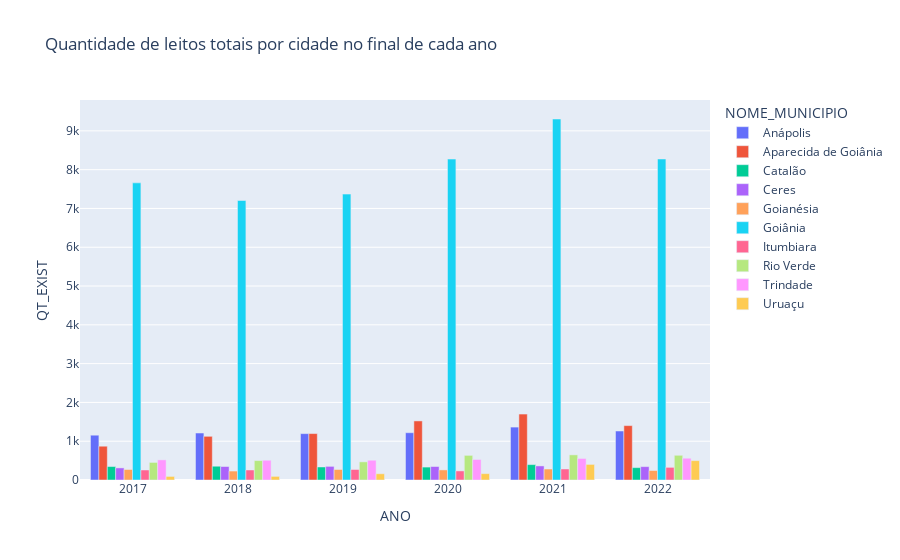

Source (notebook cell):
### Code cell
px.bar(leitos_por_cidade_fim_ano, x="ANO", y="QT_EXIST", color="NOME_MUNICIPIO", title="Quantidade de leitos totais por cidade no final de cada ano", barmode="group")

### Figure 1 — Plotly figure (JSON) as saved in the notebook; plotly's stock layout.template omitted (floating-point values rounded to 4 significant figures)
{"data": [{"alignmentgroup": "True", "hovertemplate": "NOME_MUNICIPIO=Anápolis<br>ANO=%{x}<br>QT_EXIST=%{y}<extra></extra>", "legendgroup": "Anápolis", "marker": {"color": "#636efa", "pattern": {"shape": ""}}, "name": "Anápolis", "offsetgroup": "Anápolis", "orientation": "v", "showlegend": true, "textposition": "auto", "type": "bar", "x": ["2017", "2018", "2019", "2020", "2021", "2022"], "xaxis": "x", "y": [1155, 1211, 1195, 1219, 1364, 1263], "yaxis": "y"}, {"alignmentgroup": "True", "hovertemplate": "NOME_MUNICIPIO=Aparecida de Goiânia<br>ANO=%{x}<br>QT_EXIST=%{y}<extra></extra>", "legendgroup": "Aparecida de Goiânia", "marker": {"color": "#EF553B", "pattern": {"shape": ""}}, "name": "Aparecida de Goiânia", "offsetgroup": "Aparecida de Goiânia", "orientation": "v", "showlegend": true, "textposition": "auto", "type": "bar", "x": ["2017", "2018", "2019", "2020", "2021", "2022"], "xaxis": "x", "y": [871, 1126, 1197, 1523, 1700, 1402], "yaxis": "y"}, {"alignmentgroup": "True", "hovertemplate": "NOME_MUNICIPIO=Catalão<br>ANO=%{x}<br>QT_EXIST=%{y}<extra></extra>", "legendgroup": "Catalão", "marker": {"color": "#00cc96", "pattern": {"shape": ""}}, "name": "Catalão", "offsetgroup": "Catalão", "orientation": "v", "showlegend": true, "textposition": "auto", "type": "bar", "x": ["2017", "2018", "2019", "2020", "2021", "2022"], "xaxis": "x", "y": [347, 355, 336, 333, 397, 319], "yaxis": "y"}, {"alignmentgroup": "True", "hovertemplate": "NOME_MUNICIPIO=Ceres<br>ANO=%{x}<br>QT_EXIST=%{y}<extra></extra>", "legendgroup": "Ceres", "marker": {"color": "#ab63fa", "pattern": {"shape": ""}}, "name": "Ceres", "offsetgroup": "Ceres", "orientation": "v", "showlegend": true, "textposition": "auto", "type": "bar", "x": ["2017", "2018", "2019", "2020", "2021", "2022"], "xaxis": "x", "y": [312, 348, 352, 348, 363, 345], "yaxis": "y"}, {"alignmentgroup": "True", "hovertemplate": "NOME_MUNICIPIO=Goianésia<br>ANO=%{x}<br>QT_EXIST=%{y}<extra></extra>", "legendgroup": "Goianésia", "marker": {"color": "#FFA15A", "pattern": {"shape": ""}}, "name": "Goianésia", "offsetgroup": "Goianésia", "orientation": "v", "showlegend": true, "textposition": "auto", "type": "bar", "x": ["2017", "2018", "2019", "2020", "2021", "2022"], "xaxis": "x", "y": [271, 231, 271, 260, 283, 244], "yaxis": "y"}, {"alignmentgroup": "True", "hovertemplate": "NOME_MUNICIPIO=Goiânia<br>ANO=%{x}<br>QT_EXIST=%{y}<extra></extra>", "legendgroup": "Goiânia", "marker": {"color": "#19d3f3", "pattern": {"shape": ""}}, "name": "Goiânia", "offsetgroup": "Goiânia", "orientation": "v", "showlegend": true, "textposition": "auto", "type": "bar", "x": ["2017", "2018", "2019", "2020", "2021", "2022"], "xaxis": "x", "y": [7660, 7205, 7370, 8273, 9306, 8275], "yaxis": "y"}, {"alignmentgroup": "True", "hovertemplate": "NOME_MUNICIPIO=Itumbiara<br>ANO=%{x}<br>QT_EXIST=%{y}<extra></extra>", "legendgroup": "Itumbiara", "marker": {"color": "#FF6692", "pattern": {"shape": ""}}, "name": "Itumbiara", "offsetgroup": "Itumbiara", "orientation": "v", "showlegend": true, "textposition": "auto", "type": "bar", "x": ["2017", "2018", "2019", "2020", "2021", "2022"], "xaxis": "x", "y": [258, 258, 271, 234, 284, 326], "yaxis": "y"}, {"alignmentgroup": "True", "hovertemplate": "NOME_MUNICIPIO=Rio Verde<br>ANO=%{x}<br>QT_EXIST=%{y}<extra></extra>", "legendgroup": "Rio Verde", "marker": {"color": "#B6E880", "pattern": {"shape": ""}}, "name": "Rio Verde", "offsetgroup": "Rio Verde", "orientation": "v", "showlegend": true, "textposition": "auto", "type": "bar", "x": ["2017", "2018", "2019", "2020", "2021", "2022"], "xaxis": "x", "y": [453, 501, 468, 635, 648, 637], "yaxis": "y"}, {"alignmentgroup": "True", "hovertemplate": "NOME_MUNICIPIO=Trindade<br>ANO=%{x}<br>QT_EXIST=%{y}<extra></extra>", "legendgroup": "Trindade", "marker": {"color": "#FF97FF", "pattern": {"shape": ""}}, "name": "Trindade", "offsetgroup": "Trindade", "orientation": "v", "showlegend": true, "textposition": "auto", "type": "bar", "x": ["2017", "2018", "2019", "2020", "2021", "2022"], "xaxis": "x", "y": [519, 509, 510, 529, 555, 562], "yaxis": "y"}, {"alignmentgroup": "True", "hovertemplate": "NOME_MUNICIPIO=Uruaçu<br>ANO=%{x}<br>QT_EXIST=%{y}<extra></extra>", "legendgroup": "Uruaçu", "marker": {"color": "#FECB52", "pattern": {"shape": ""}}, "name": "Uruaçu", "offsetgroup": "Uruaçu", "orientation": "v", "showlegend": true, "textposition": "auto", "type": "bar", "x": ["2017", "2018", "2019", "2020", "2021", "2022"], "xaxis": "x", "y": [92, 93, 161, 164, 402, 499], "yaxis": "y"}], "layout": {"barmode": "group", "legend": {"title": {"text": "NOME_MUNICIPIO"}, "tracegroupgap": 0}, "title": {"text": "Quantidade de leitos totais por cidade no final de cada ano"}, "xaxis": {"anchor": "y", "domain": [0, 1], "title": {"text": "ANO"}}, "yaxis": {"anchor": "x", "domain": [0, 1], "title": {"text": "QT_EXIST"}}}}
